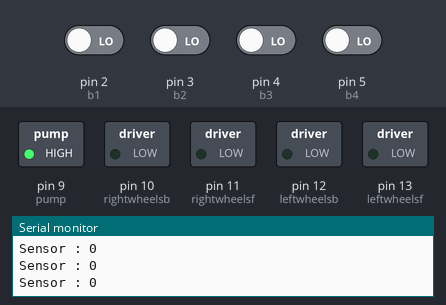
This sketch was run on a simulated Arduino Uno, built with avr-gcc and run on an emulated ATmega328P. Shown: switched loads named in the sketch (green lamp = pin HIGH), the last lines printed to the serial monitor. Inputs (shaded band) come from the test bench; at power-on: pin 2 (b1), pin 3 (b2), pin 4 (b3), pin 5 (b4) LOW.

Above: at 1.2 s.
1.3 s: pin 2 (b1) driven HIGH
At 2.0 s:
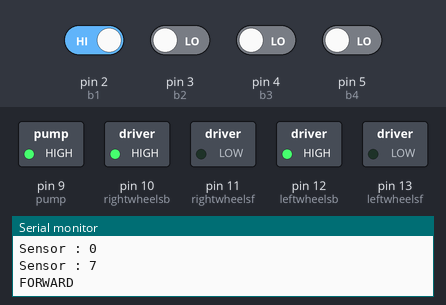
At 9.6 s:
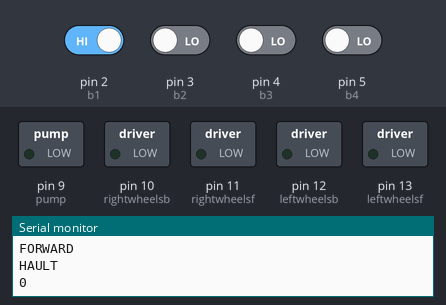
Timing chart, 0 to 10.3 s (numbered marks = the images above; inputs shaded):
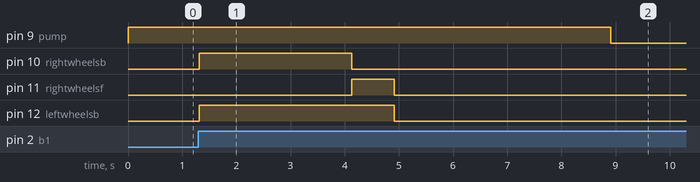

Measured:
- after the input at 1.3 s, pin 9 (pump): HIGH → LOW after 7.6 s; pin 10 (rightwheelsb): LOW → HIGH at once, → LOW 2.8 s later; pin 11 (rightwheelsf): LOW → HIGH after 2.8 s, → LOW 0.79 s later; pin 12 (leftwheelsb): LOW → HIGH at once, → LOW 3.6 s later

The sketch:

robogrid.ino
```cpp
#include<Servo.h>
const int s1=A0;
const int s2=A1;
const int s3=A2;
const int s4=A3;
const int s5=A4;

//wheel pins
const int leftwheelsf=13;
const int leftwheelsb=12;
const int rightwheelsf=11;
const int rightwheelsb=10;

//pump
const int pump=9;

//bitpins
const int b1=2;
const int b2=3;
const int b3=4;
const int b4=5;

int b1_read,b2_read,b3_read,b4_read;
int sensorNo=0;
int gridCoord[2];
int flame_data[2]={0,0};
void setup() {
  // all the wheel motors are defined as outputs
  pinMode(leftwheelsf,OUTPUT);
  pinMode(rightwheelsf,OUTPUT);
  pinMode(leftwheelsb,OUTPUT);
  pinMode(rightwheelsb,OUTPUT);
  pinMode(pump,OUTPUT);
  Serial.begin(9600);
  digitalWrite(pump,HIGH);

}

void loop() {
  sensorNo=0;
  b1_read=digitalRead(b1);
  b2_read=digitalRead(b2);
  b3_read=digitalRead(b3);
  b4_read=digitalRead(b4);
  sensorNo=bin2dec(b1_read,b2_read,b3_read,b4_read);
  Serial.print("Sensor : ");
  Serial.print(sensorNo);
  Serial.print("\n");
  if(sensorNo>0){
    findPosition(sensorNo,gridCoord);
    forward();
    delay((gridCoord[0])*1400);
    hault();
    tankleft();
    delay(785);//find 90 degree value of delay
    hault();
    forward();
    delay((gridCoord[1])*1350);
    hault();
    delay(2000);
    delay(1000);
    flame_dir(flame_data);
    Serial.println(flame_data[0]);
    robot_align(flame_data[0]);
    flame_data[0]=0;
    delay(1000);
    digitalWrite(pump,LOW);
    delay(5000);
    digitalWrite(pump,HIGH);
    delay(1000);
    }
}
 int bin2dec(int a, int b, int c, int d){
    if(a==0 & b==1 & c==1 &d==0){
      return 9;
      }else if(a==0 & b==1 & c==1 & d==1){
        return 8;
      }else if(a==1 & b==0 & c==0 & d==0){
        return 7;
      }else if(a==1 & b==0 & c==0 & d==1){
        return 6;
      }else if(a==1 & b==0 & c==1 & d==0){
        return 5;
      }else if(a==1 & b==0 & c==1 & d==1){
        return 4;
      }else if(a==1 & b==1 & c==0 & d==0){
        return 3;
      }else if(a==1 & b==1 & c==0 & d==1){
        return 2;
        }else if(a==1 & b==1 & c==1 & d==0){
        return 1;
      }else if(a==1 & b==1 & c==1 & d==1){
        return 0;
        }

    }
void findPosition(int s,int* gridCoord){
  switch(s){
    case 1:
      gridCoord[0]=0;
      gridCoord[1]=0;
      break;
    case 2:
      gridCoord[0]=0;
      gridCoord[1]=1;
      break;
    case 3:
      gridCoord[0]=0;
      gridCoord[1]=2;
      break;
    case 4:
      gridCoord[1]=1;
      gridCoord[0]=0;
      break;
    case 5:
      gridCoord[0]=1;
      gridCoord[1]=1;
      break;
    case 6:
      gridCoord[0]=1;
      gridCoord[1]=2;
      break;
    case 7:
      gridCoord[0]=2;
      gridCoord[1]=0;
      break;
    case 8:
      gridCoord[0]=2;
      gridCoord[1]=1;
      break;
    case 9:
      gridCoord[0]=2;
      gridCoord[1]=2;
      break;
    }
  }
  int flame_dir(int* flame_data){
  int S1=analogRead(s1);
  int S2=analogRead(s2);
  int S3=analogRead(s3);
  int S4=analogRead(s4);
  int S5=analogRead(s5);
  int threshold=700;
  int* degree,val;
  if(S1>threshold&&S2>threshold&&S3>threshold&&S4>threshold&&S5>threshold){
//    Serial.println("60 degree");
    degree=0;
    val=S3;
    flame_data[0]=degree;
    flame_data[1]=val;
  }
  if(S1>threshold&&S2>threshold){
//    Serial.println("15 degree");
    degree=45;
    val=S2;
    flame_data[0]=degree;
    flame_data[1]=val;
  }

//  if(S2>threshold&&S3>threshold){
////    Serial.println("45 degree");
//    degree=15;
//    val=S3;
//    flame_data[0]=degree;
//    flame_data[1]=val;
//  }
//
//  if(S3>threshold&&S4>threshold){
////    Serial.println("75 degree");
//    degree=-15;
//    val=S4;
//    flame_data[0]=degree;
//    flame_data[1]=val;
//  }
  if(S4>threshold&&S5>threshold){
//    Serial.println("105 degree");
    degree=-45;
    val=S4;
    flame_data[0]=degree;
    flame_data[1]=val;
  }
//  if(S1>threshold){
////    Serial.println("0 degree");
//    degree=60;
//    val=S1;
//    flame_data[0]=degree;
//    flame_data[1]=val;
//  }
//  if((S2>threshold)){
////    Serial.println("30 degree");
//    degree=30;
//    val=S2;
//    flame_data[0]=degree;
//    flame_data[1]=val;
//  }
//
//  if((S3>threshold)){
////    Serial.println("60 degree");
//    degree=0;
//    val=S3;
//    flame_data[0]=degree;
//    flame_data[1]=val;
//  }
//  if((S4>threshold)){
////    Serial.println("105 degree");
//    degree=-30;
//    val=S4;
//    flame_data[0]=degree;
//    flame_data[1]=val;
//  }
//  if(S5>threshold){
////    Serial.println("120 degree");
//    degree=-60;
//    val=S5;
//    flame_data[0]=degree;
//    flame_data[1]=val;
//  }
}
  int robot_align(int angle){
  switch(angle){
    case 0:
      break;
    case 15:
      tankleft();
      delay(160);
      hault();
      break;
    case 30:
      tankleft();
      delay(320);
      hault();
      break;
    case 45:
      tankleft();
      delay(320);
      hault();
      break;
    case 60:
      tankleft();
      delay(640);
      hault();
      break;
    case -15:
      tankright();
      delay(160);
      hault();
      break;
    case -30:
      tankright();
      delay(320);
      hault();
      break;
    case -45:
      tankright();
      delay(320);
      hault();
      break;
    case -60:
      tankright();
      delay(640);
      hault();
      break;
    }

  }

 void forward(){
  digitalWrite(leftwheelsf,LOW);
  digitalWrite(leftwheelsb,HIGH);
  digitalWrite(rightwheelsf,LOW);
  digitalWrite(rightwheelsb,HIGH);
  Serial.println("FORWARD");
  }
void hault(){
  digitalWrite(leftwheelsf,LOW);
  digitalWrite(leftwheelsb,LOW);
  digitalWrite(rightwheelsf,LOW);
  digitalWrite(rightwheelsb,LOW);
  Serial.println("HAULT");
  }
void backward(){
  digitalWrite(leftwheelsf,HIGH);
  digitalWrite(leftwheelsb,LOW);
  digitalWrite(rightwheelsf,HIGH);
  digitalWrite(rightwheelsb,LOW);
  Serial.println("BACK");
  }
void tankleft(){
  digitalWrite(leftwheelsf,LOW);
  digitalWrite(leftwheelsb,HIGH);
  digitalWrite(rightwheelsf,HIGH);
  digitalWrite(rightwheelsb,LOW);
  Serial.println("LEFT");
  }
void tankright(){
  digitalWrite(leftwheelsf,HIGH);
  digitalWrite(leftwheelsb,LOW);
  digitalWrite(rightwheelsf,LOW);
  digitalWrite(rightwheelsb,HIGH);
  Serial.println("RIGHT");
  }
```
